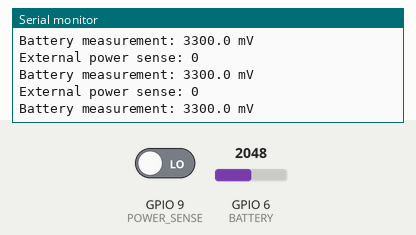
This sketch was run on a simulated ESP32-C6. Parts: the last lines printed to the serial monitor. The inputs (shaded band) are chosen by the test bench; at power-on: GPIO 6 (BATTERY) = 2048, GPIO 9 (POWER_SENSE) LOW.

Above: at 1.7 s.
1.8 s: GPIO 6 (BATTERY) set to 2866
At 2.4 s:
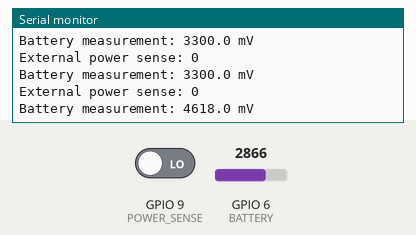
3.3 s: GPIO 9 (POWER_SENSE) driven HIGH
4.8 s: GPIO 6 (BATTERY) set to 3603
At 5.4 s:
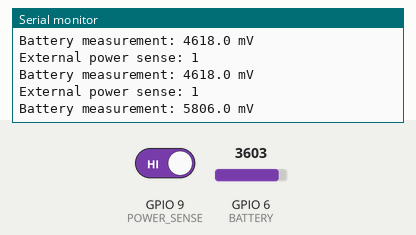
Timing chart, 0 to 7.8 s (numbered marks = the images above; inputs shaded):
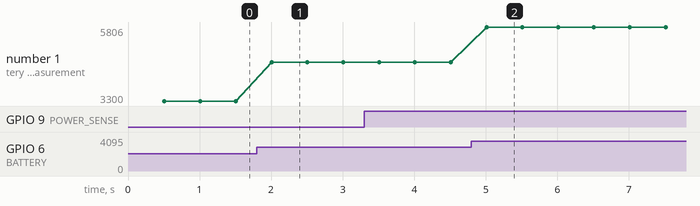

Measured:
- after the input at 1.8 s, the serial monitor: prints a new line after 0.21 s (image 1)
- after the input at 4.8 s, the serial monitor: prints a new line after 0.21 s (image 2)
- plotted number 1: 3300 → 4618 after the input at 1.8 s, 4618 → 5806 after the input at 4.8 s

The sketch:

Battery-measurement.ino
```cpp
// Demo for power sense and battery sense
// Compatible with Olimex ESP32-C5-DevKit-Lipo
// Notice! Measuring the battery requires closing PTH jumpers - BAT_PWR_E1 and BAT_SENS_E1;
// External power sense requires closing PTH jumper PWR_SENS_E1;
// Can be configured for other boards changing the #define
// Automatically selects ADC attenuation based on resistor divider

#include "esp32-hal-adc.h" // ensures adc_attenuation_t is visible

// These are GPIO pins for ESP32-C5-DevKit-Lipo, edit for other boards
#define POWER_SENSE 9
#define BATTERY     6

// Adjustable resistor divider coefficient (rC = R1+R7 / R7), edit for other boards
float resistorCoefficient = 2.0;

// Define maximum input voltage (e.g. battery charger max voltage)
const float batteryMaxVoltage = 4.2;  // volts
// ---------------------------------------------

// Function to auto-select attenuation based on expected voltage range
adc_attenuation_t selectAttenuation(float expectedInputV)
{
  if (expectedInputV <= 1.1)
    return ADC_0db;     // 0–1.1 V
  else if (expectedInputV <= 1.5)
    return ADC_2_5db;   // 0–1.5 V
  else if (expectedInputV <= 2.2)
    return ADC_6db;     // 0–2.2 V
  else
    return ADC_11db;    // 0–3.9 V
}

void setup()
{
  Serial.begin(115200);
  delay(500);

  pinMode(POWER_SENSE, INPUT);
  pinMode(BATTERY, INPUT);

  // Compute expected ADC input voltage based on divider
  float expectedADCVoltage = batteryMaxVoltage / resistorCoefficient;

  // Automatically choose proper attenuation
  adc_attenuation_t batteryAtten = selectAttenuation(expectedADCVoltage);
  adc_attenuation_t powerSenseAtten = ADC_0db; // stays digital but defined for completeness

  // Apply ADC settings
  analogSetPinAttenuation(BATTERY, batteryAtten);
  analogSetPinAttenuation(POWER_SENSE, powerSenseAtten);

  Serial.println("ESP32 Power & Battery Sense Demo");
  Serial.print("Expected ADC voltage: ");
  Serial.print(expectedADCVoltage, 2);
  Serial.print(" V → Using attenuation: ");
  Serial.println((batteryAtten == ADC_0db) ? "0" :
                 (batteryAtten == ADC_2_5db) ? "2_5" :
                 (batteryAtten == ADC_6db) ? "6" : "11");
}

void loop()
{
  // External power sense (digital)
  Serial.print("External power sense: ");
  Serial.println(digitalRead(POWER_SENSE));

  // Battery measurement (analog)
  int battery_mV = analogReadMilliVolts(BATTERY);
  float adjusted_mV = battery_mV * resistorCoefficient;

  Serial.print("Battery measurement: ");
  Serial.print(adjusted_mV, 1);
  Serial.println(" mV");

  Serial.println();
  delay(500);
}
```
